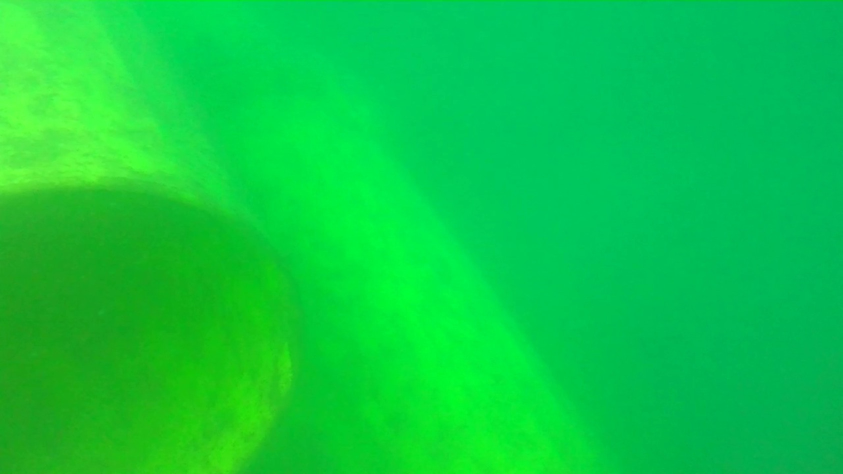
#> input picture rami_marine_dataset/class_5/img_0017.jpg, 1686 x 948 px (shown at 1/2 size)
$ python -i test.py   (imports and definitions only)   (older library calls are emulated)
#> lines starting #> are read from the running program, lines starting #| are printed output that depends on the picture
#> further down, picture is the input picture: shape (948, 1686, 3); mean B, G, R 68.7, 201.9, 11.7
import cv2
import os
from pprint import pprint
import numpy as np
import skimage.exposure
from scnr import SCNR
from matplotlib import pyplot as plt
from argparse import ArgumentParser

import Detection

#dataset = "./rami_marine_dataset/class_5/"
#img_set = os.listdir(dataset)
#img_set.sort()


"""
    This function was found here https://stackoverflow.com/questions/70876252/how-to-do-color-cast-removal-or-color-coverage-in-python
    it works pretty good but we modified it to stretch the dynamic range at the end
"""
# [50 lines left out: functions remove_tint, concat_images, process_image, not called in this run]

"""
    This function was found herehttps://stackoverflow.com/questions/64762020/how-to-desaturate-one-color-in-an-image-using-opencv2-in-python
"""
def remove_green(img, percent = 0.5):
        # convert to HSV
#> called with percent = 0.5
    hsv = cv2.cvtColor(img, cv2.COLOR_BGR2HSV)
#> hsv: shape (948, 1686, 3); mean H, S, V 68.6, 242.1, 201.9
    h,s,v = cv2.split(hsv)
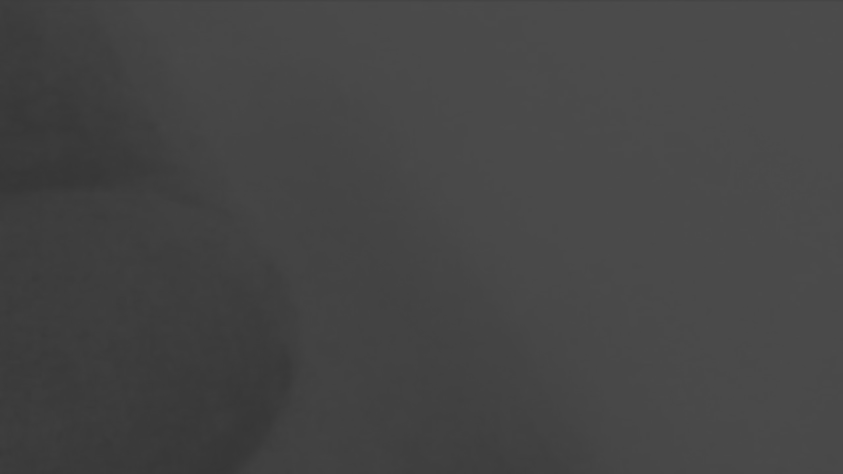
#> h: shape (948, 1686) (shown at 1/2 size); min 53, max 76, mean 68.6
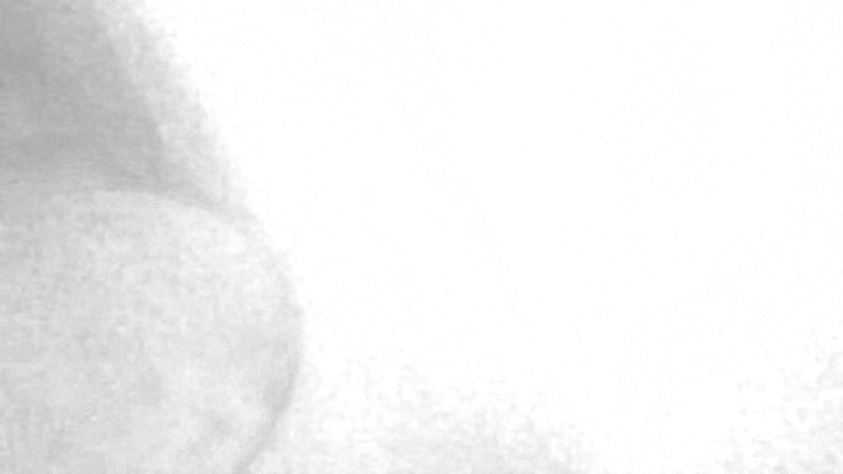
#> s: shape (948, 1686) (shown at 1/2 size); min 160, max 255, mean 242.1
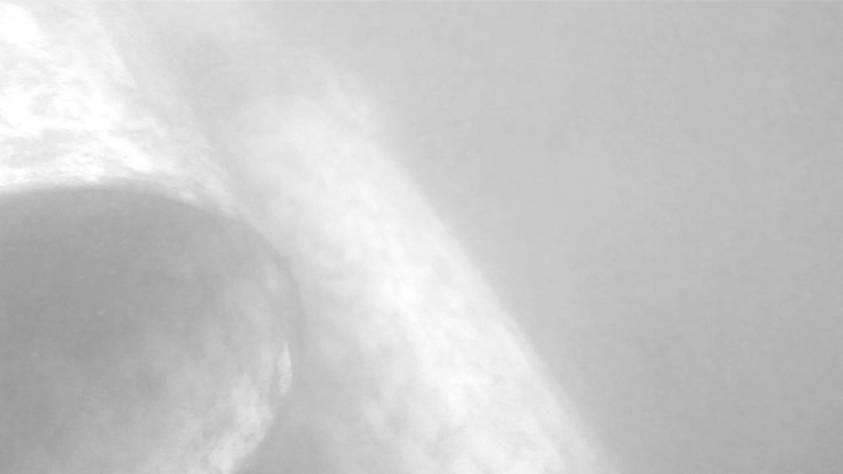
#> v: shape (948, 1686) (shown at 1/2 size); min 151, max 255, mean 201.9

    # desaturate
    s_desat = cv2.multiply(s, percent).astype(np.uint8)
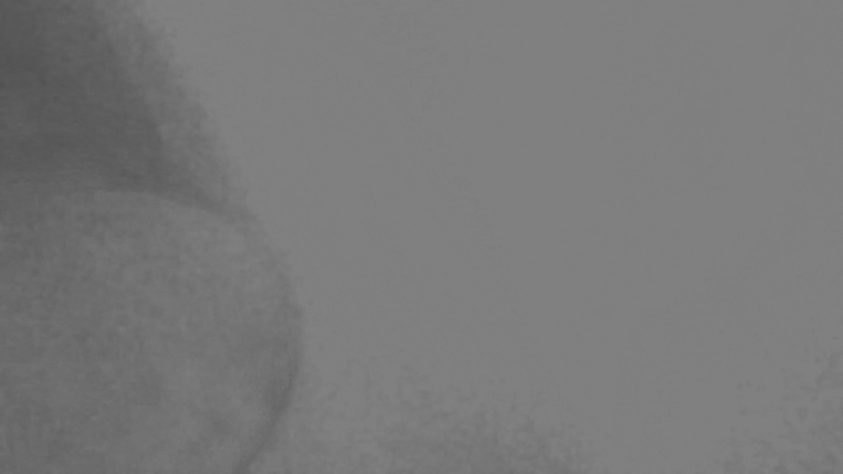
#> s_desat: shape (948, 1686) (shown at 1/2 size); min 80, max 128, mean 121.2
    hsv_new = cv2.merge([h,s_desat,v])
#> hsv_new: shape (948, 1686, 3); mean H, S, V 68.6, 121.2, 201.9
    bgr_desat = cv2.cvtColor(hsv_new, cv2.COLOR_HSV2BGR)
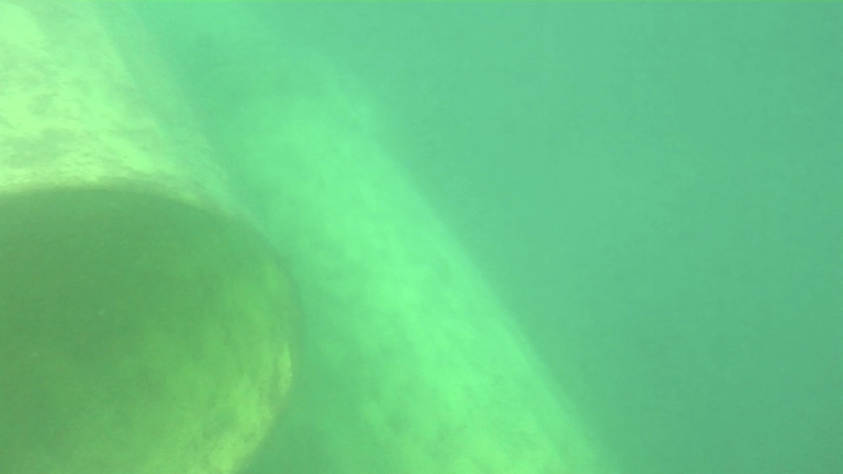
#> bgr_desat: shape (948, 1686, 3) (shown at 1/2 size); mean B, G, R 134.8, 201.9, 106.2

    # create 1D LUT for green
    # (120 out of 360) = (60 out of 180)  +- 25
    lut = np.zeros((1,256), dtype=np.uint8)
    white = np.full((1,50), 255, dtype=np.uint8)
    lut[0:1, 35:85] = white
    #print(lut.shape, lut.dtype)

    # apply lut to hue channel as mask
    mask = cv2.LUT(h, lut)
#> mask: shape (948, 1686); every value is 255
    mask = mask.astype(np.float32) / 255
#> mask: shape (948, 1686) float32; every value is 1
    mask = cv2.merge([mask,mask,mask])
#> mask: shape (948, 1686, 3) float32; every value is 1

    # mask bgr_desat and img
    result = mask * bgr_desat + (1 - mask)*img
#> result: shape (948, 1686, 3) float32; mean H, S, V 134.5, 202, 106.4
    result = result.clip(0,255).astype(np.uint8)
    return result

# [11 lines left out: function auto_canny, not called in this run]

# [123 lines not run here, left out]

>>> import cv2
>>> picture = cv2.imread('rami_marine_dataset/class_5/img_0017.jpg')
>>> result = remove_green(picture)

$ run again, on rami_marine_dataset/class_5/img_0030.jpg
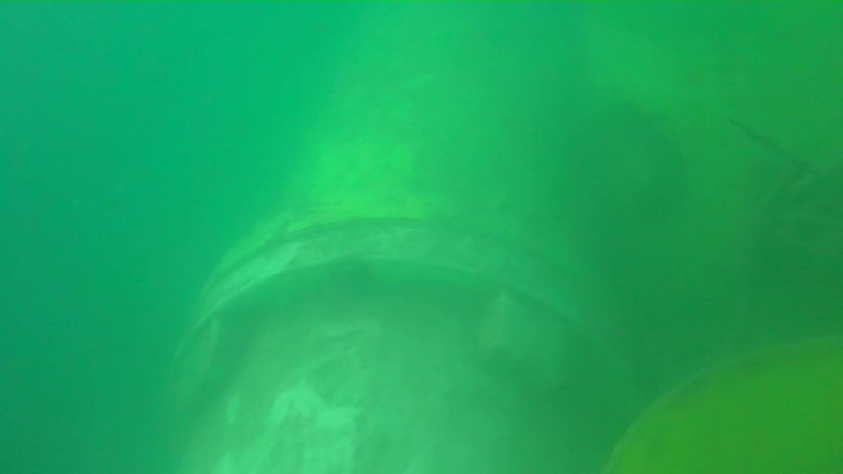
#> input picture rami_marine_dataset/class_5/img_0030.jpg, 1686 x 948 px (shown at 1/2 size)
#> picture is the input picture: shape (948, 1686, 3); mean B, G, R 93.7, 167.6, 27.8
#> hsv: shape (948, 1686, 3); mean H, S, V 73.7, 212.9, 167.6
#> in remove_green, `s_desat = cv2.multiply(s, percent).astype(np.uint8)`:
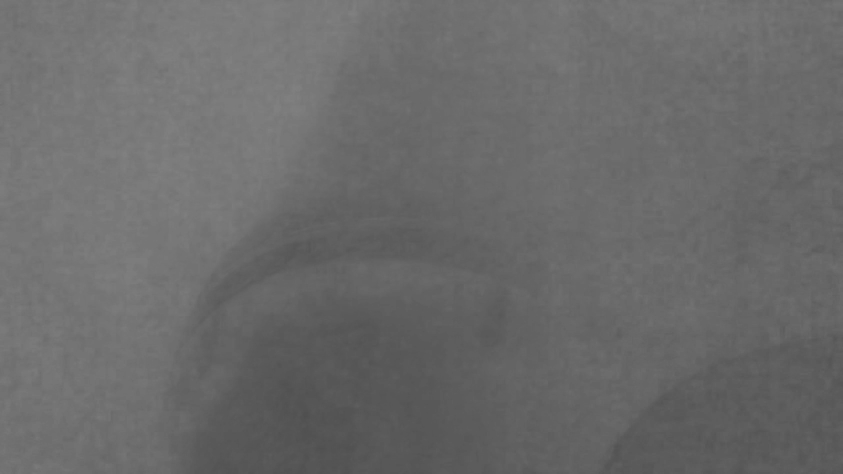
#> s_desat: shape (948, 1686) (shown at 1/2 size); min 78, max 128, mean 106.4
#> hsv_new: shape (948, 1686, 3); mean H, S, V 73.7, 106.4, 167.6
#> in remove_green, `bgr_desat = cv2.cvtColor(hsv_new, cv2.COLOR_HSV2BGR)`:
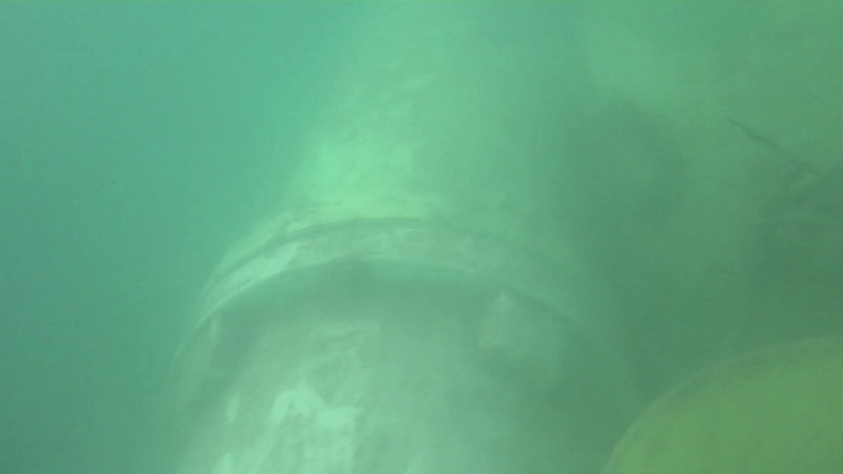
#> bgr_desat: shape (948, 1686, 3) (shown at 1/2 size); mean B, G, R 130.2, 167.6, 97.2
#> result: shape (948, 1686, 3) float32; mean H, S, V 130, 167.7, 97.2

$ run again, on rami_marine_dataset/class_5/img_0033.jpg
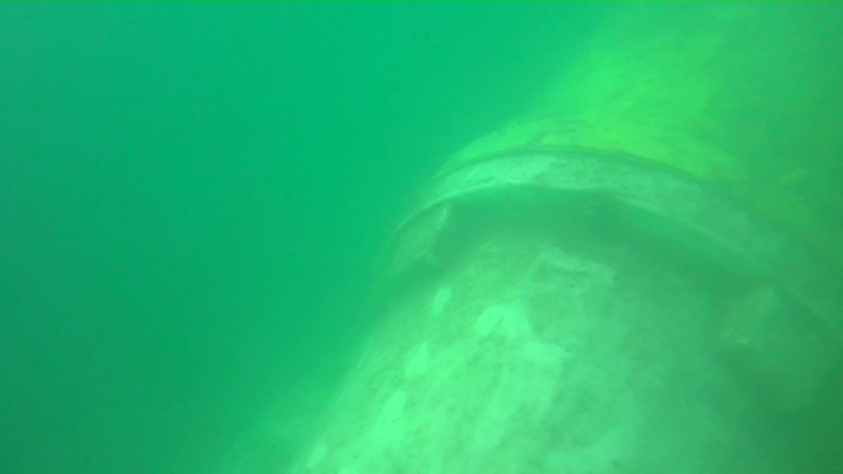
#> input picture rami_marine_dataset/class_5/img_0033.jpg, 1686 x 948 px (shown at 1/2 size)
#> picture is the input picture: shape (948, 1686, 3); mean B, G, R 111.4, 185.1, 35.5
#> hsv: shape (948, 1686, 3); mean H, S, V 75, 208.3, 185.1
#> in remove_green, `s_desat = cv2.multiply(s, percent).astype(np.uint8)`:
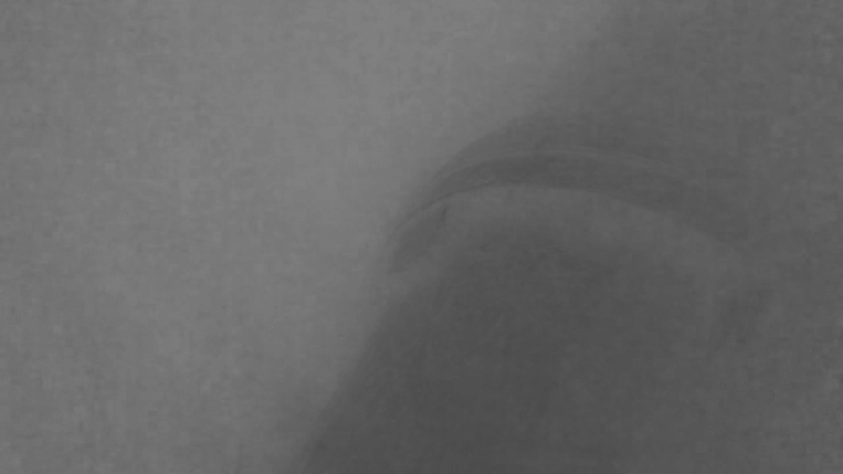
#> s_desat: shape (948, 1686) (shown at 1/2 size); min 74, max 128, mean 104.2
#> hsv_new: shape (948, 1686, 3); mean H, S, V 75, 104.2, 185.1
#> in remove_green, `bgr_desat = cv2.cvtColor(hsv_new, cv2.COLOR_HSV2BGR)`:
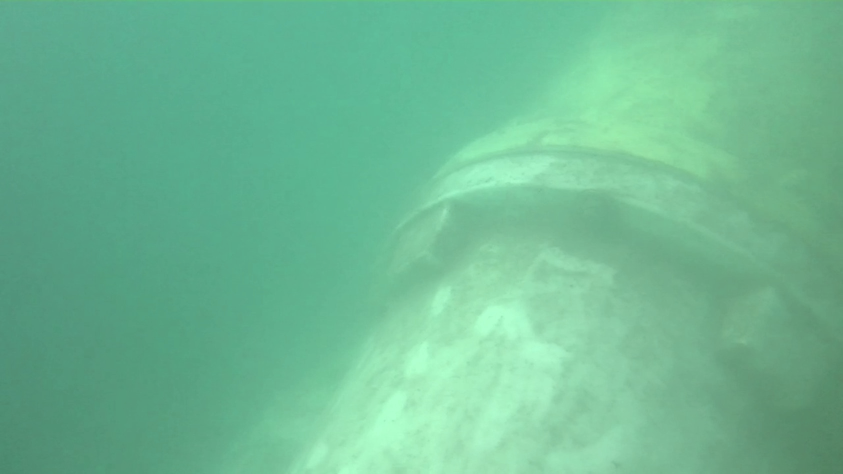
#> bgr_desat: shape (948, 1686, 3) (shown at 1/2 size); mean B, G, R 147.8, 185.1, 109.8
#> result: shape (948, 1686, 3) float32; mean H, S, V 147.8, 185.3, 109.7

$ run again, on rami_marine_dataset/class_5/img_0041.jpg
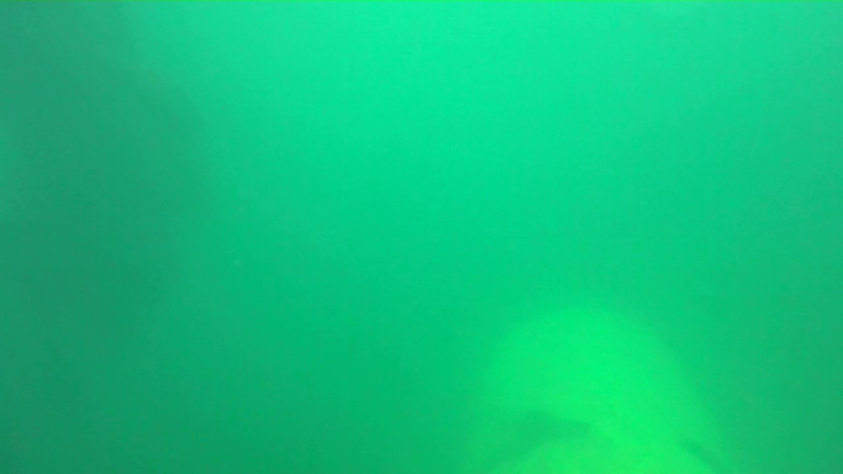
#> input picture rami_marine_dataset/class_5/img_0041.jpg, 1686 x 948 px (shown at 1/2 size)
#> picture is the input picture: shape (948, 1686, 3); mean B, G, R 126.1, 193.5, 15.9
#> hsv: shape (948, 1686, 3); mean H, S, V 78.7, 233, 193.5
#> in remove_green, `h,s,v = cv2.split(hsv)`:
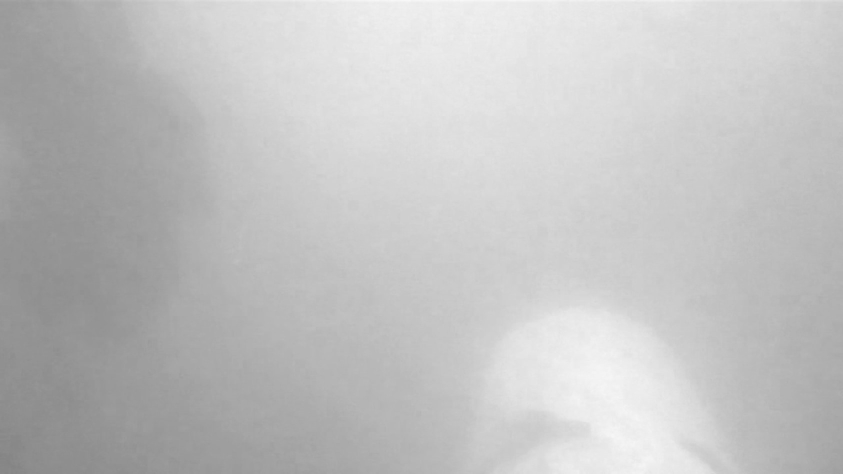
#> v: shape (948, 1686) (shown at 1/2 size); min 131, max 249, mean 193.5
#> hsv_new: shape (948, 1686, 3); mean H, S, V 78.7, 116.5, 193.5
#> in remove_green, `bgr_desat = cv2.cvtColor(hsv_new, cv2.COLOR_HSV2BGR)`:
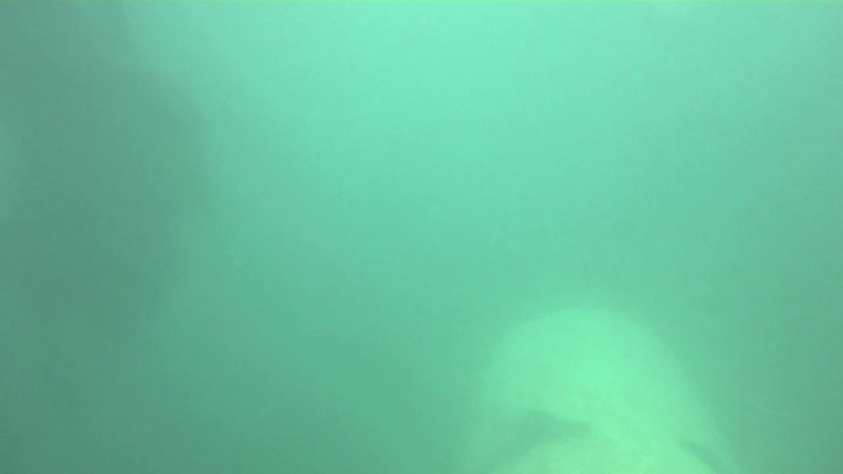
#> bgr_desat: shape (948, 1686, 3) (shown at 1/2 size); mean B, G, R 159.5, 193.5, 104.2
#> result: shape (948, 1686, 3) float32; mean H, S, V 159.6, 193.4, 104.2
